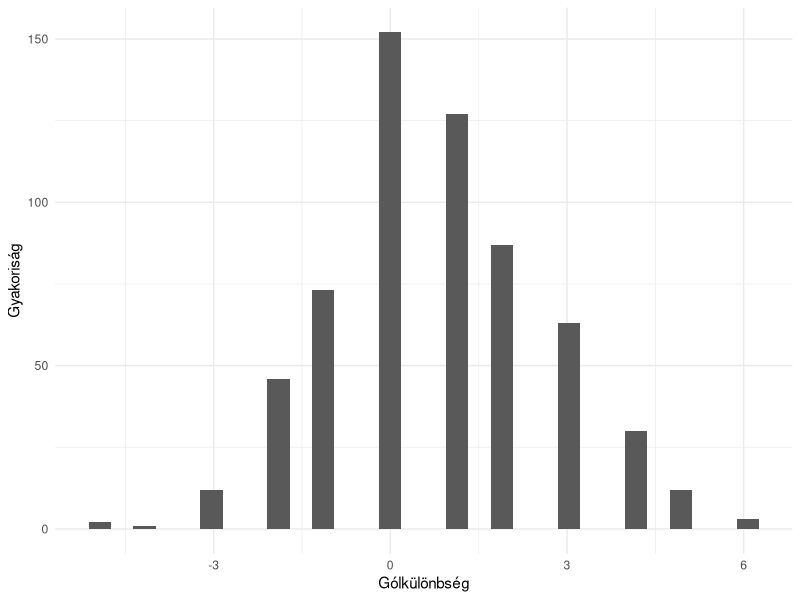
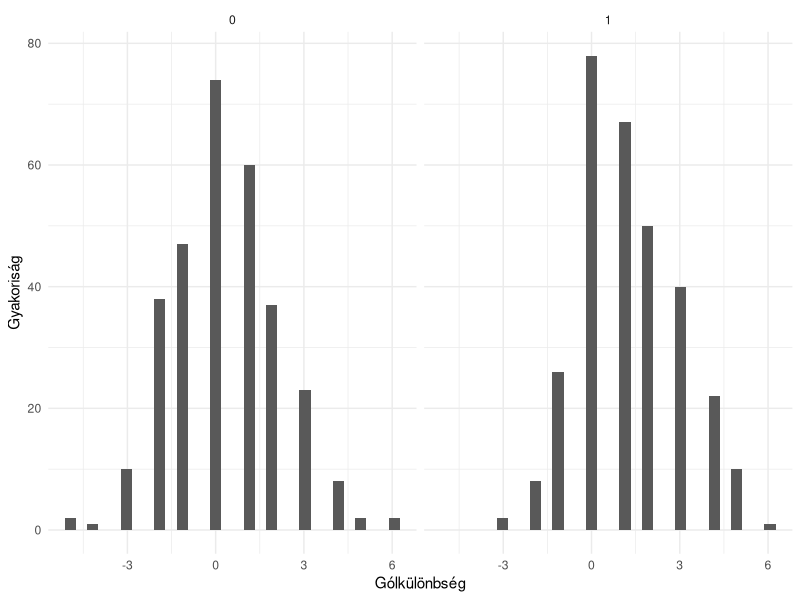
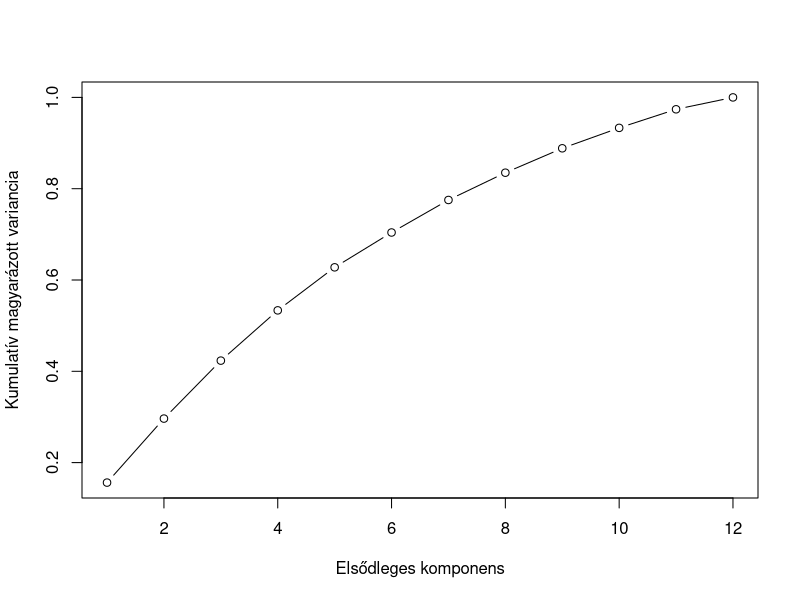
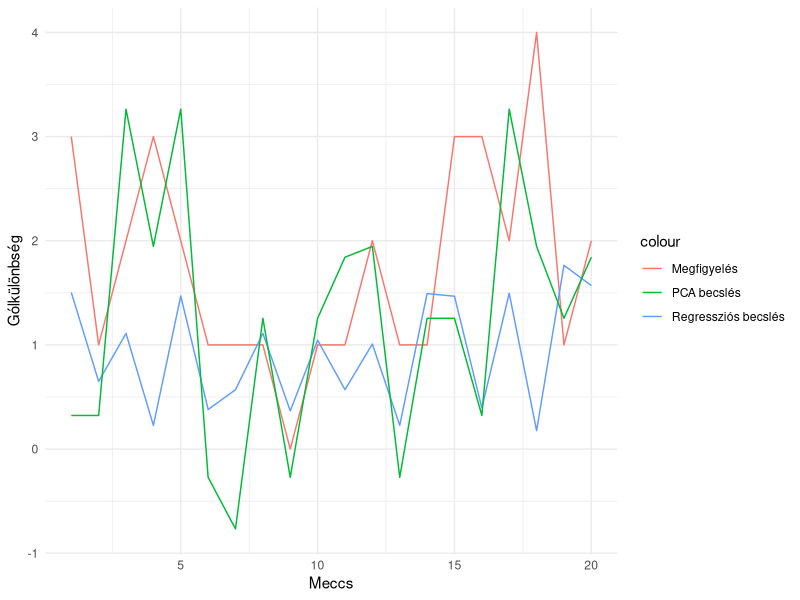

These figures' R source, in order:
## ---- chunk 1
library(data.table)
library(dplyr)
library(ggplot2)
library(MASS)
library(rpart)
## ---- chunk 2
data <- fread('data/Liverpool_football_data.csv')
## ---- chunk 3
get_team_data <- function(season){
  team_data <- data.table(team=character(),
                          mean_goals_scored=numeric(), 
                          mean_goals_received=numeric(), 
                          mean_shots_on_target=numeric())
  
  for (l in 1:19){
    temp <- seasonsbefore[OTHER == unique(season$OTHER)[l]]
    row <- data.table(team=unique(season$OTHER)[l],
                      mean_goals_scored=mean(temp$L_goals), 
                      mean_goals_received=mean(temp$O_goals), 
                      mean_shots_on_target=mean(temp$L_shots_on_target))
    team_data <- rbindlist(list(team_data, row))
  }
  
  team_data[is.na(team_data)] <- 0
  
  
  for (l in 1:19){
    season[OTHER==unique(season$OTHER)[l], 
           mean_goals_scored:=team_data[team==unique(season$OTHER)[l], mean_goals_scored]]
    season[OTHER==unique(season$OTHER)[l], 
           mean_goals_received:=team_data[team==unique(season$OTHER)[l], mean_goals_received]]
    season[OTHER==unique(season$OTHER)[l], 
           mean_shots_on_target:=team_data[team==unique(season$OTHER)[l], mean_shots_on_target]]
  }
  return(season)
}
## ---- chunk 4
train_data <- data.table()

for (i in 0:15){
  season <- data[year == paste(formatC(3+i, width=2, flag="0"), formatC(4+i, width=2, flag="0"), sep="-")]
  seasonsbefore <- data[year %in% c(paste(formatC(0+i, width=2, flag="0"), formatC(1+i, width=2, flag="0"), sep="-"), 
                                    paste(formatC(1+i, width=2, flag="0"), formatC(2+i, width=2, flag="0"), sep="-"),
                                    paste(formatC(2+i, width=2, flag="0"), formatC(3+i, width=2, flag="0"), sep="-"))]
  
  season <- get_team_data(season)
  
  train_data <- rbindlist(list(train_data, season))
}
## ---- chunk 5
train_data[, goal_difference_lag1 := lag(train_data$goal_difference, n=1)]
train_data[, goal_difference_lag2 := lag(train_data$goal_difference, n=2)]
train_data[, goal_difference_lag3 := lag(train_data$goal_difference, n=3)]
train_data[, L_shots_on_target_lag1 := lag(train_data$L_shots_on_target, n=1)]
train_data[, L_shots_on_target_lag2 := lag(train_data$L_shots_on_target, n=2)]
train_data[, L_shots_on_target_lag3 := lag(train_data$L_shots_on_target, n=3)]
train_data[, yellow_cards_lag1 := lag(train_data$L_yellow_cards, n=1)]
train_data[is.na(train_data)] <- 0
## ---- chunk 6
to_model <- train_data[, .(goal_difference, 
                           home, 
                           mean_goals_scored, 
                           mean_goals_received, 
                           mean_shots_on_target,
                           goal_difference_lag1,
                           goal_difference_lag2,
                           goal_difference_lag3,
                           L_shots_on_target_lag1,
                           L_shots_on_target_lag2,
                           L_shots_on_target_lag3,
                           yellow_cards_lag1)]
## ---- chunk 7
# test_data letrehozasa
season <- data[year == "19-20"]
seasonsbefore <- data[year %in% c("16-17", "17-18", "18-19")]

test_data <- get_team_data(season)

test_data[, goal_difference_lag1 := lag(test_data$goal_difference, n=1)]
test_data[, goal_difference_lag2 := lag(test_data$goal_difference, n=2)]
test_data[, goal_difference_lag3 := lag(test_data$goal_difference, n=3)]
test_data[, L_shots_on_target_lag1 := lag(test_data$L_shots_on_target, n=1)]
test_data[, L_shots_on_target_lag2 := lag(test_data$L_shots_on_target, n=2)]
test_data[, L_shots_on_target_lag3 := lag(test_data$L_shots_on_target, n=3)]
test_data[, yellow_cards_lag1 := lag(test_data$L_yellow_cards, n=1)]
test_data[is.na(test_data)] <- 0

to_model_test <- test_data[, .(goal_difference, 
                               home, 
                               mean_goals_scored, 
                               mean_goals_received, 
                               mean_shots_on_target,
                               goal_difference_lag1,
                               goal_difference_lag2,
                               goal_difference_lag3,
                               L_shots_on_target_lag1,
                               L_shots_on_target_lag2,
                               L_shots_on_target_lag3,
                               yellow_cards_lag1)]
## ---- chunk 8
ggplot(data=train_data, aes(goal_difference)) + 
  geom_histogram() +
  xlab("Gólkülönbség") + 
  ylab("Gyakoriság") + theme_minimal()
## ---- chunk 9
train_data[, mean(goal_difference), by=home]
## ---- chunk 10
ggplot(data=train_data, aes(goal_difference)) + geom_histogram() + 
  facet_wrap(~ as.factor(home)) +
  xlab("Gólkülönbség") + 
  ylab("Gyakoriság") + 
  theme_minimal()
## ---- chunk 11
lm_full <- lm(goal_difference ~ ., data=to_model)
step <- stepAIC(lm_full, trace=FALSE)

summary(step)
## ---- chunk 12
lm_pred <- predict(step, to_model_test)
## ---- chunk 13
pca <- prcomp(to_model, scale = TRUE)

## ---- chunk 14
std_dev <- pca$sdev
pr_var <- std_dev^2
prop_varex <- pr_var/sum(pr_var)

plot(cumsum(prop_varex), xlab = "Elsődleges komponens",
     ylab = "Kumulatív magyarázott variancia",
     type = "b")
## ---- chunk 15
train.data <- data.frame(goal_difference = to_model$goal_difference, pca$x)
rpart.model <- rpart(goal_difference ~ .,data = train.data, method = "anova")

## ---- chunk 16
test.data <- predict(pca, newdata = to_model_test)
test.data <- as.data.frame(test.data)

rpart.prediction <- predict(rpart.model, test.data)
pca_pred <- rpart.prediction
## ---- chunk 17
results <- data.table(goal_difference=to_model_test$goal_difference,
                      lm_prediction=lm_pred,
                      pca_prediction=pca_pred)
results[, match := as.integer(row.names(results))]


ggplot(data=results, aes(x=match)) +
  geom_line(aes(y=goal_difference, color="Megfigyelés")) +
  geom_line(aes(y=lm_prediction, color="Regressziós becslés")) +
  geom_line(aes(y=pca_prediction, color="PCA becslés")) +
  xlab("Meccs") + 
  ylab("Gólkülönbség") + 
  theme(legend.title = element_blank()) + 
  theme_minimal()
## ---- chunk 18
c(mean(sqrt(abs(results$goal_difference - results$lm_prediction))), 
  mean(sqrt(abs(results$goal_difference - results$pca_prediction))))

